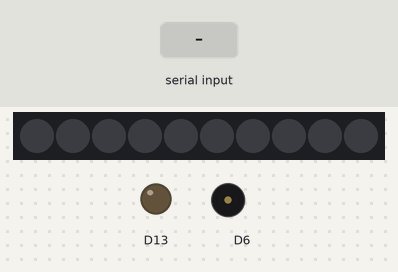
This sketch was run on a simulated Adafruit Circuit Playground Express. Shown: 10 RGB LEDs in strip order, left to right, output pins drawn as LEDs (lit = HIGH), buzzer (waves = sounding). The inputs (shaded band) are chosen by the test bench. What the sketch prints to the serial monitor is not drawn.

Above: at 1.2 s.
1.3 s: "90,45\n" received over Serial
At 2.1 s:
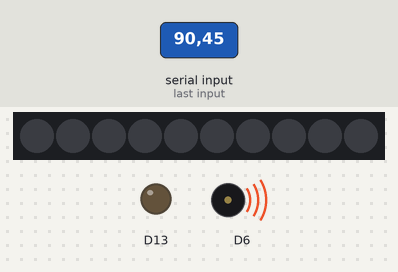
Timing chart, 0 to 4.3 s (numbered marks = the images above; inputs shaded):
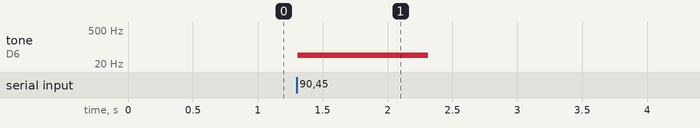

Measured:
- after the input at 1.3 s, tone on D6: silent → 45 Hz at once, → silent 1.0 s later

The sketch:

noteDemo.ino
```cpp
#include <Adafruit_CircuitPlayground.h>

uint16_t userTone{220};
uint16_t playTimeMs{2000};

// Mario underground: 261 130 220 110 233 117                 @ 125 ms w/ 5 ms delay
// Power on         : 130 146 164 164 174 196 196 220 246 261

void setup() {
  // put your setup code here, to run once:
  CircuitPlayground.begin();
  Serial.begin(9600);
  Serial.println("Please type the tone in hz you'd like to hear: ");
//  CircuitPlayground.playTone(userTone, playTimeMs, false);
}

void loop() {
  // put your main code here, to run repeatedly:
  userTone = Serial.parseInt();
  CircuitPlayground.playTone(userTone, playTimeMs, false);
  delay(5);
}
```
